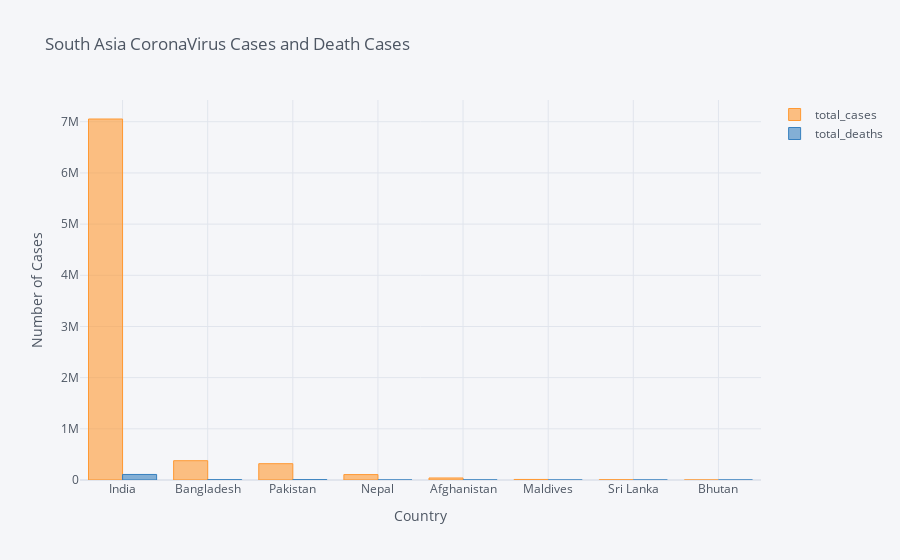

The notebook cell saved with this chart:
### Code cell
# Extracting only data of Nepal
def return_south(location):
    if(location in ['Nepal','India', 'Bhutan', 'Bangladesh', 'Afghanistan', 'Sri Lanka','Maldives','Pakistan']):
        return True
    else:
        return False

full_data_total_south = full_data_total[full_data_total['location'].apply(return_south)]
full_data_total_south_present = full_data_total_south[full_data_total_south['date'].apply(return_nepal)]

full_data_total_south_present_sort = full_data_total_south_present.sort_values('total_cases', ascending=False)
full_data_total_south_present_sort.iplot(x='location', y=['total_cases', 'total_deaths'], kind='bar', xTitle='Country', yTitle='Number of Cases', title='South Asia CoronaVirus Cases and Death Cases')

### Figure 1 — Plotly figure (JSON) as saved in the notebook; plotly's stock layout.template omitted (floating-point values rounded to 4 significant figures)
{"data": [{"marker": {"color": "rgba(255, 153, 51, 0.6)", "line": {"color": "rgba(255, 153, 51, 1.0)", "width": 1}}, "name": "total_cases", "orientation": "v", "text": "", "type": "bar", "x": ["India", "Bangladesh", "Pakistan", "Nepal", "Afghanistan", "Maldives", "Sri Lanka", "Bhutan"], "y": [7053806, 377073, 318932, 105684, 39703, 10859, 4628, 306]}, {"marker": {"color": "rgba(55, 128, 191, 0.6)", "line": {"color": "rgba(55, 128, 191, 1.0)", "width": 1}}, "name": "total_deaths", "orientation": "v", "text": "", "type": "bar", "x": ["India", "Bangladesh", "Pakistan", "Nepal", "Afghanistan", "Maldives", "Sri Lanka", "Bhutan"], "y": [108334, 5500, 6570, 614, 1473, 34, 13, 0]}], "layout": {"legend": {"bgcolor": "#F5F6F9", "font": {"color": "#4D5663"}}, "paper_bgcolor": "#F5F6F9", "plot_bgcolor": "#F5F6F9", "title": {"font": {"color": "#4D5663"}, "text": "South Asia CoronaVirus Cases and Death Cases"}, "xaxis": {"gridcolor": "#E1E5ED", "showgrid": true, "tickfont": {"color": "#4D5663"}, "title": {"font": {"color": "#4D5663"}, "text": "Country"}, "zerolinecolor": "#E1E5ED"}, "yaxis": {"gridcolor": "#E1E5ED", "showgrid": true, "tickfont": {"color": "#4D5663"}, "title": {"font": {"color": "#4D5663"}, "text": "Number of Cases"}, "zerolinecolor": "#E1E5ED"}}}
